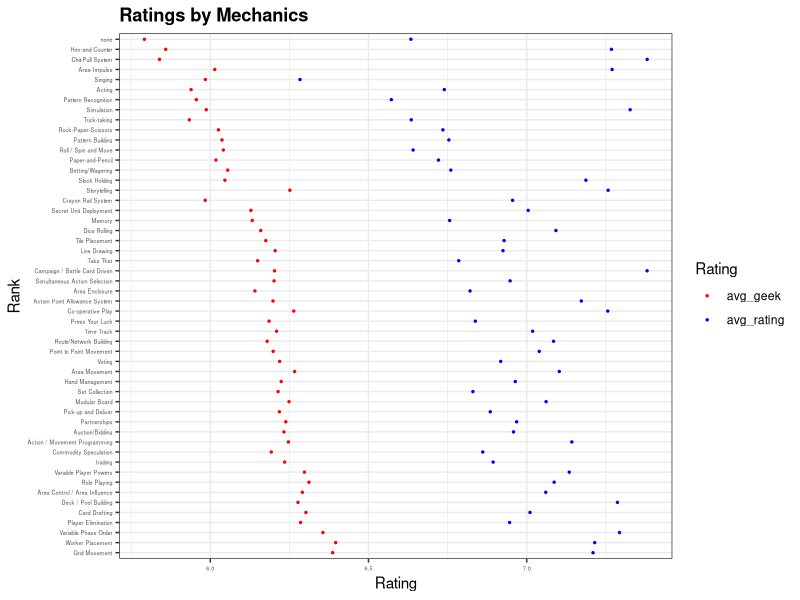
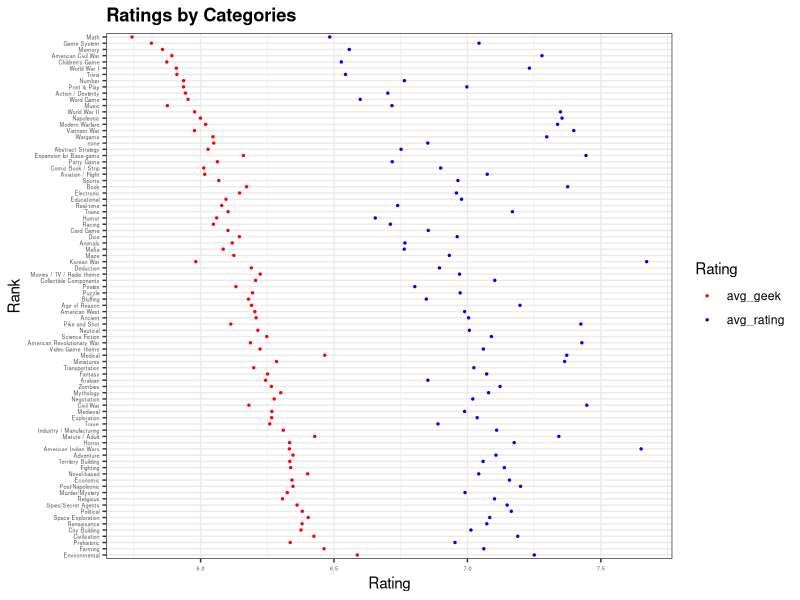
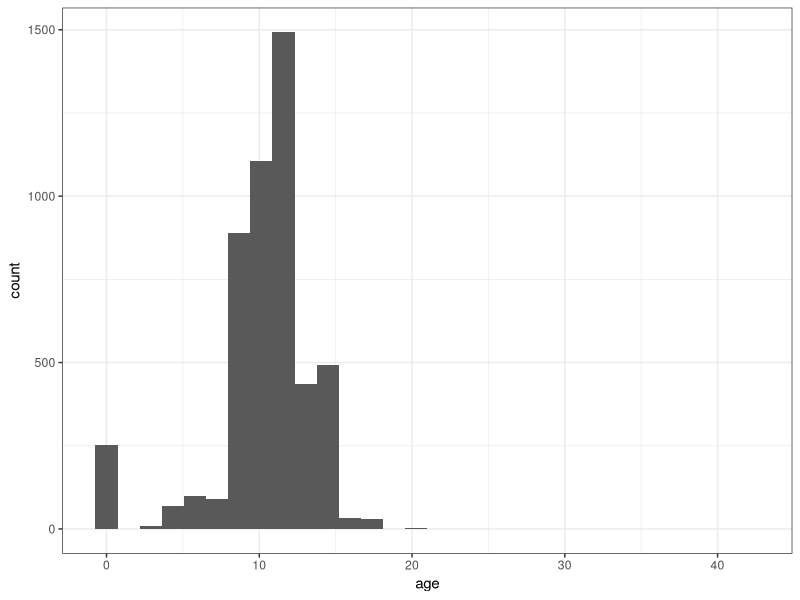
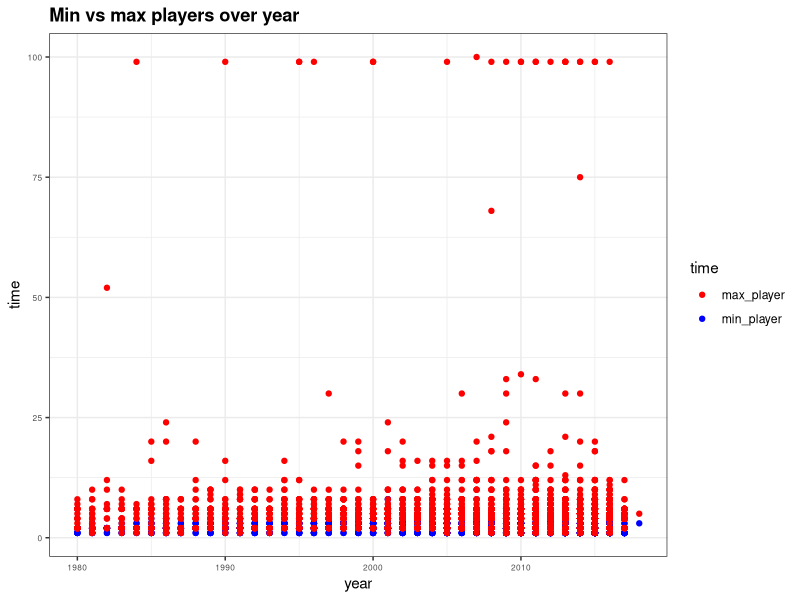
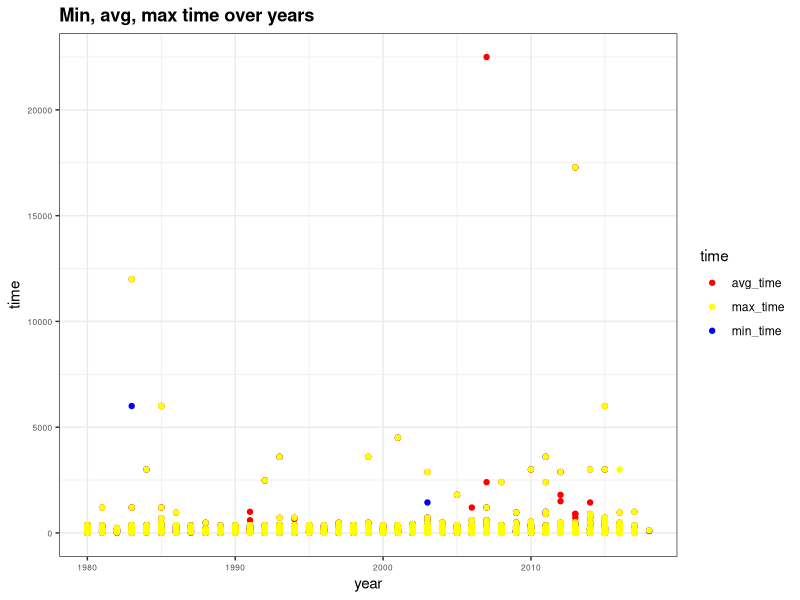

Reproduce these figures in R, in order.
## ---- chunk 1
knitr::opts_chunk$set(echo = TRUE)
## ---- chunk 2
library(ggplot2)
library(dslabs)
library(tidyverse)
library(dplyr)
library(knitr)
library(readr)
ds_theme_set()

#game <- read.csv(file = file.choose()) #4999   20
#iqgame <- read.csv('bgg_db_2017_04.csv', header = TRUE)

# clean and recoded data
game <- read.csv("game_recode.txt", header = T, sep = "|") 
names(game) #  4999   26
dim(game)
## ---- chunk 3
missing(game) #none
## ---- chunk 4
library(purrr)
library(stringr)
# Functions
split_into_multiple <- function(column, pattern = ", ", into_prefix){
  cols <- str_split_fixed(column, pattern, n = Inf)
  cols[which(cols == "")] <- NA
  cols <- as.tibble(cols)
  m <- dim(cols)[2]
  names(cols) <- paste(into_prefix, 1:m, sep = "_")
  return(cols)
}

#Splitting 
g <- game %>% bind_cols(split_into_multiple(game$category,',','category')) %>%
  bind_cols(split_into_multiple(game$mechanic,',','mechanic'))

#Cleaning
g <- g %>% select(-category, -mechanic, -designer, -image_url)

#Tidying
tidydata <- g %>% gather(key, categories, category_1:category_11, na.rm = TRUE) %>% select(-key) %>%
  gather(key, mechanics, mechanic_1:mechanic_18, na.rm = TRUE) %>% select(-key)

tidydata$mechanics <- trimws(tidydata$mechanics)
tidydata$categories <- trimws(tidydata$categories)


#Mechanics vs ratings
tidydata %>% group_by(mechanics) %>% summarize(avgrating = mean(avg_rating), avggeek = mean(geek_rating), avgrank = mean(rank)) %>%
  ggplot() +
  geom_point(aes(avggeek, reorder(mechanics, avgrank), color = 'avg_geek'), size = 0.5) +
  geom_point(aes(avgrating, mechanics, color = 'avg_rating'), size = 0.5) +
  scale_colour_manual(name="Rating", values=c(avg_geek="red", avg_rating="blue")) +
  theme(axis.text=element_text(size=4)) +
  ylab("Rank") +
  xlab("Rating") +
  ggtitle("Ratings by Mechanics") 

#Categories vs ratings
tidydata %>% 
 group_by(categories) %>% summarize(avgrating = mean(avg_rating), avggeek = mean(geek_rating), avgrank = mean(rank)) %>%  
  ggplot() +
  geom_point(aes(avggeek, reorder(categories, avgrank), color = 'avg_geek'), size = 0.5) +
  geom_point(aes(avgrating, categories, color = 'avg_rating'), size = 0.5) + 
  scale_colour_manual(name="Rating", values=c(avg_geek="red", avg_rating="blue")) +
  theme(axis.text=element_text(size=4)) +
  ylab("Rank") +
  xlab("Rating") +
  ggtitle("Ratings by Categories") 
 
## ---- chunk 5
game %>% ggplot(aes(age)) +
  geom_histogram()
## ---- chunk 6
Q1 <- quantile(game$age, 0.25) 
Q3 <- quantile(game$age, 0.75) 
game <- game %>% mutate(agecat = ifelse (age %in% range(0,Q1), 1, ifelse(age %in% range(Q1, Q3), 2, 3)))
## ---- chunk 7
# agecat == 1 when age %in% range(0,Q1)
game %>% 
  select(avg_rating, geek_rating, rank, age, agecat, game_id, names) %>%
  filter(agecat == 1) %>% 
  arrange(desc(avg_rating)) %>% 
  head(10) %>% kable

# agecat == 2 when age %in% range(Q1,Q3)
game %>% 
  select(avg_rating, geek_rating, rank, age, agecat, game_id, names) %>%
  filter(agecat == 2) %>% 
  arrange(desc(avg_rating)) %>% 
  head(10) %>% kable

# agecat == 3 when age %in% range(Q3,)
game %>% 
  select(avg_rating, geek_rating, rank, age, agecat, game_id, names) %>%
  filter(agecat == 3) %>% 
  arrange(desc(avg_rating)) %>% 
  head(10) %>% kable
## ---- chunk 8
# agecat == 1 when age %in% range(0,Q1)
game %>% 
  select(avg_rating, geek_rating, rank, age, agecat, game_id, names) %>%
  filter(agecat == 1) %>% 
  arrange(desc(geek_rating)) %>% 
  head(10) %>% kable

# agecat == 2 when age %in% range(Q1,Q3)
game %>% 
  select(avg_rating, geek_rating, rank, age, agecat, game_id, names) %>%
  filter(agecat == 2) %>% 
  arrange(desc(geek_rating)) %>% 
  head(10) %>% kable

# agecat == 3 when age %in% range(Q3,)
game %>% 
  select(avg_rating, geek_rating, rank, age, agecat, game_id, names) %>%
  filter(agecat == 3) %>% 
  arrange(desc(geek_rating)) %>% 
  head(10) %>% kable
## ---- chunk 9
### top 10 rated (avg_rating) for each player group

#single_player
game %>% 
  select(avg_rating, geek_rating, rank, single_player, game_id, names) %>%
  filter(single_player == 1) %>% 
  arrange(desc(avg_rating)) %>% 
  head(10) %>% kable

#multi_player
game %>% 
  select(avg_rating, geek_rating, rank, multi_player, game_id, names) %>%
  filter(multi_player == 1) %>% 
  arrange(desc(avg_rating)) %>% 
  head(10) %>% kable

#party_player
game %>% 
  select(avg_rating, geek_rating, rank, party_player, game_id, names) %>%
  filter(party_player == 1) %>% 
  arrange(desc(avg_rating)) %>% 
  head(10) %>% kable
## ---- chunk 10
#single_player
game %>% 
  select(avg_rating, geek_rating, rank, single_player, game_id, names) %>%
  filter(single_player == 1) %>% 
  arrange(desc(geek_rating)) %>% 
  head(10) %>% kable

#multi_player
game %>% 
  select(avg_rating, geek_rating, rank, multi_player, game_id, names) %>%
  filter(multi_player == 1) %>% 
  arrange(desc(geek_rating)) %>% 
  head(10) %>% kable

#party_player
game %>% 
  select(avg_rating, geek_rating, rank, party_player, game_id, names) %>%
  filter(party_player == 1) %>% 
  arrange(desc(geek_rating)) %>% 
  head(10) %>% kable
## ---- chunk 11
#plot min, max, players over years
game %>% filter(year >=1980 & rank != which.max(game$max_players)) %>% #drop the 999 maximum point
  select(min_players, max_players, year) %>%
  group_by(year) %>%
  ggplot() + 
  geom_point(aes(year,min_players, color= 'min_player')) +
  geom_point(aes(year, max_players, color= 'max_player')) +
  scale_colour_manual(name="time", values=c(min_player='blue', max_player="red")) +
  theme(axis.text=element_text(size=6)) +
  ylab("time") +
  xlab("year") +
  ggtitle("Min vs max players over year")

# plot min, max, mean, time over years
game %>% filter(year >=1980) %>%
  select(min_time, avg_time, max_time, year) %>%
  group_by(year) %>%
  ggplot() + 
  geom_point(aes(year, min_time, color= 'min_time')) +
  geom_point(aes(year, avg_time, color= 'avg_time')) +
  geom_point(aes(year, max_time, color= 'max_time')) +
  scale_colour_manual(name="time", values=c(min_time='blue', avg_time="red", max_time = 'yellow')) +
  theme(axis.text=element_text(size=6)) +
  ylab("time") +
  xlab("year") +
  ggtitle("Min, avg, max time over years")

## ---- chunk 12
library(caret)
set.seed(1)
game <- read.csv("game_recode.txt", header = T, sep = "|") 

inTrain <- createDataPartition(y = game$avg_rating,
                               p=0.8)$Resample
train_set <- slice(game, inTrain) 
test_set <- slice(game, -inTrain)

control <- trainControl(method = 'cv', number = 20)
model <- train(avg_rating ~owned + num_votes  + age + max_time + max_players + weight,
             data = train_set,
             method = "knn",
             na.action=na.exclude,
             trControl = control,
             metric = "RMSE")
model
